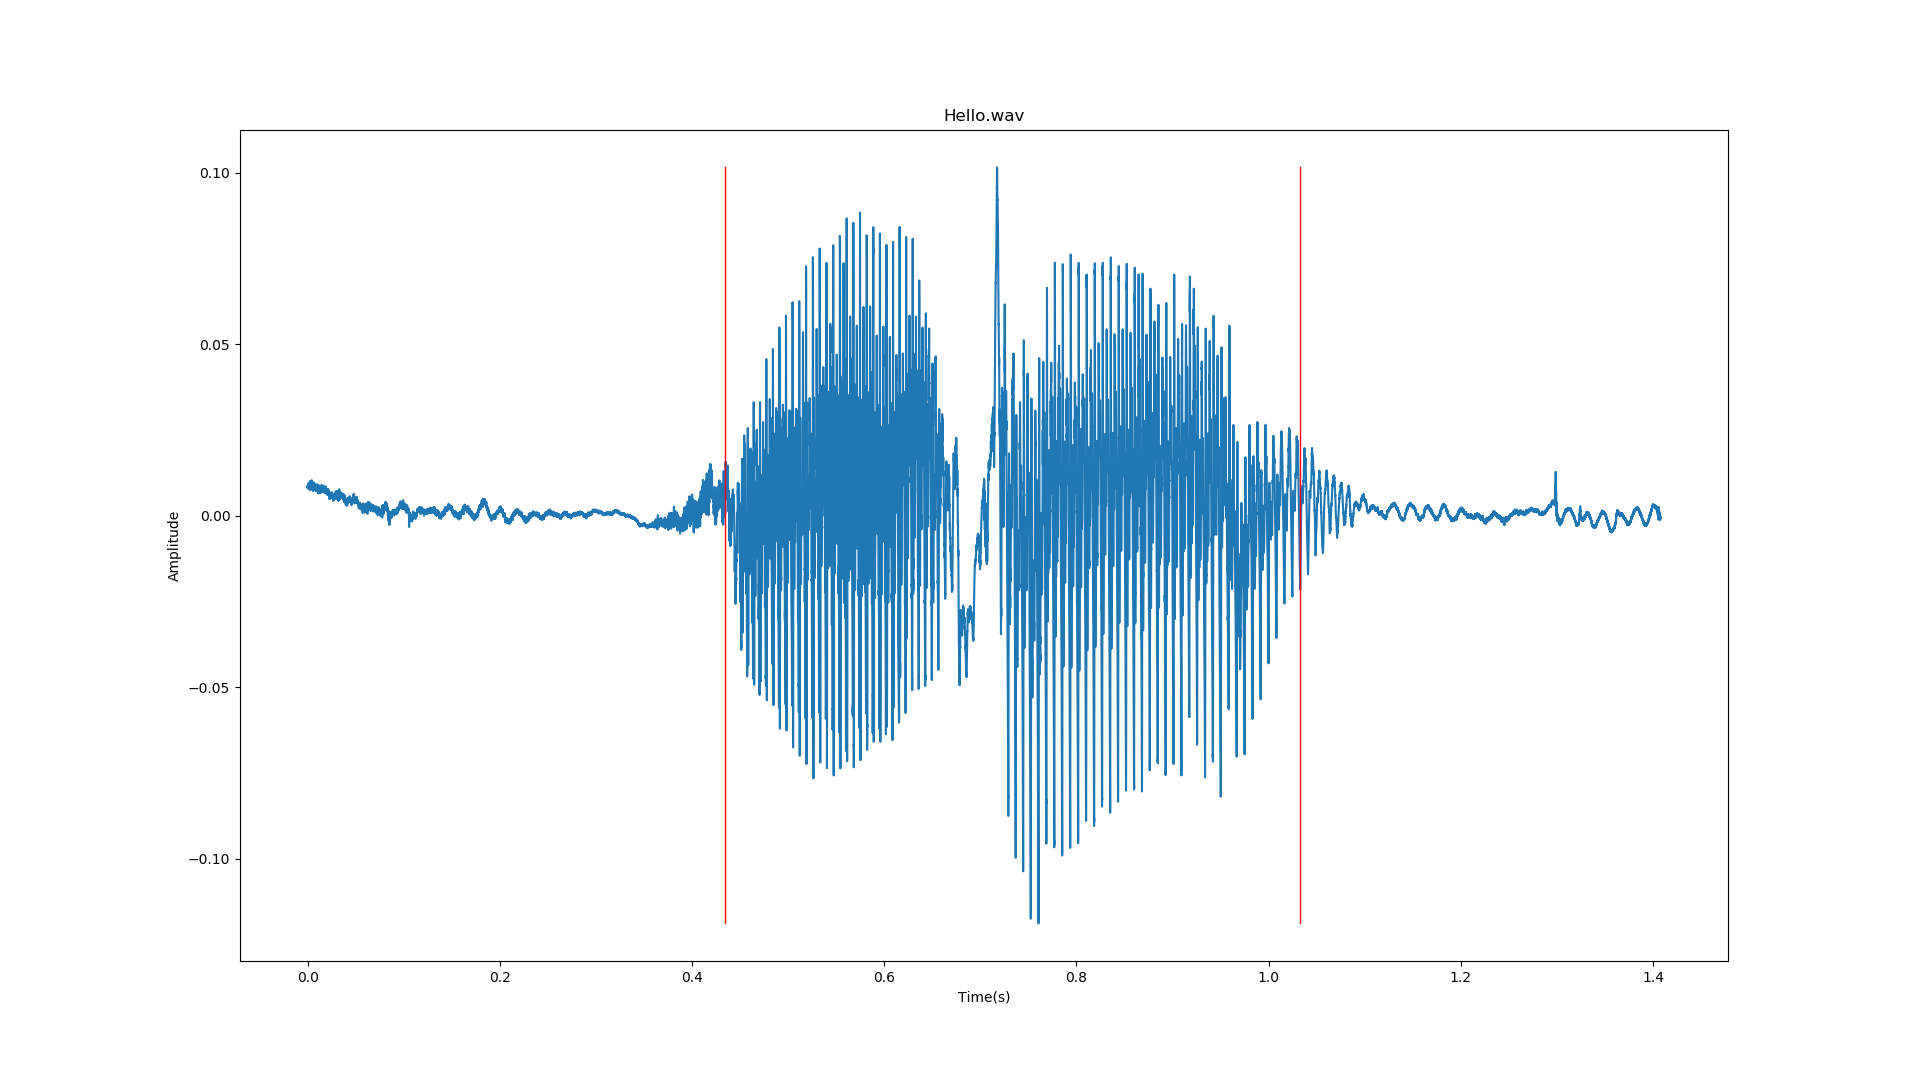

Write the Python code that produced this figure.
from dspBox import frameMat
import scipy.io.wavfile as wav
import matplotlib.pyplot as plt
import numpy as np

rate, signal = wav.read('./hello.wav')
sigSize = np.size(signal)
time = np.linspace(0, sigSize, sigSize) / rate
signal = signal / 2 ** 15
ms = int(rate / 1000)
enframe = frameMat(signal, 25 * ms, 10 * ms)
absv = np.asarray([np.sum(np.abs(f)) for f in enframe.T])
frameTime = (np.linspace(0, enframe.shape[1], enframe.shape[1]) * ((25 - 10) * ms)) / rate
threshold = np.max(absv) * 0.3  # max * 0.3
thindex = [i for i in range(len(absv)) if absv[i] > threshold]
smax, smin = np.max(signal), np.min(signal)


fig = plt.figure(figsize=(19.2, 10.8))
ax = fig.add_subplot(1, 1, 1)
ax.plot(time, signal)
ax.plot([thindex[0] * 15 * ms / rate, thindex[0] * 15 * ms / rate], [smax, smin], 'r', lw=1)
ax.plot([thindex[-1] * 15 * ms / rate, thindex[-1] * 15 * ms / rate], [smax, smin], 'r', lw=1)
ax.set(title="Hello.wav", xlabel="Time(s)", ylabel="Amplitude")
plt.savefig('HW11.png')
plt.show()
